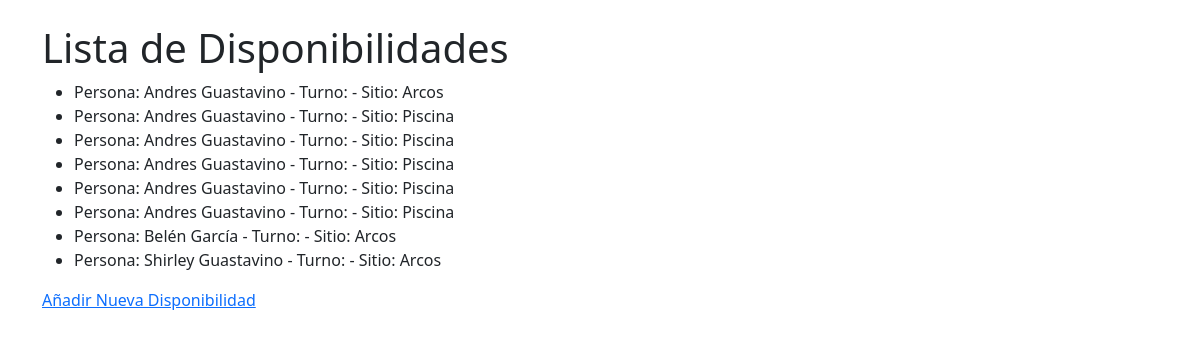
The page /disponibilidades/ on the database its author committed.
### turnos/models.py (models this page shows, shortened)
class Disponibilidad(models.Model):
    persona = models.ForeignKey(Persona, on_delete=models.CASCADE, related_name='disponibilidades')
    dia_semana = models.ForeignKey(DiaSemana, on_delete=models.CASCADE, related_name='disponibilidades')
    franja_horaria = models.ForeignKey(FranjaHoraria, on_delete=models.CASCADE, related_name='disponibilidades')
    sitio = models.ForeignKey(Sitio, on_delete=models.CASCADE, related_name='disponibilidades')
    limite_mensual = models.PositiveIntegerField(null=True, blank=True)  # Ejemplo: Máximo 2 domingos al mes

class Persona(models.Model):
    nombre = models.CharField(max_length=150)
    email = models.EmailField(unique=True)
    telefono = models.CharField(max_length=15, blank=True)
    es_capitan = models.BooleanField(default=False)
    responsabilidades = models.ManyToManyField(Responsabilidad, related_name="personas" , blank=True)

class Sitio(models.Model):
    nombre = models.CharField(max_length=100)

### turnos/views.py (the view)
# urls.py: path('disponibilidades/', DisponibilidadListView.as_view(), name='disponibilidad_list'),
class DisponibilidadListView(ListView):
    model = Disponibilidad
    template_name = 'disponibilidad/disponibilidad_list.html'
    context_object_name = 'disponibilidades'

### turnos/templates/disponibilidad/disponibilidad_list.html
{% extends 'base.html' %}
{% block content %}
  <h1>Lista de Disponibilidades</h1>
  <ul>
    {% for disponibilidad in disponibilidades %}
      <li>
        Persona: {{ disponibilidad.persona.nombre }}
        - Turno: {{ disponibilidad.turno.nombre }}
        - Sitio: {{ disponibilidad.sitio.nombre }}
      </li>
    {% empty %}
      <p>No hay disponibilidades disponibles.</p>
    {% endfor %}
  </ul>
  <a href="{% url 'disponibilidad_create' %}">Añadir Nueva Disponibilidad</a>
{% endblock %}

### turnos/templates/base.html (shortened to what this page needs)
<!DOCTYPE html>
<html lang="en">
<head>
    <link rel="stylesheet" href="https://cdn.jsdelivr.net/npm/bootstrap@5.3.0/dist/css/bootstrap.min.css">
</head>
<body>
    <div class="container mt-4">
        {% block content %}
        {% endblock %}
    </div>
</body>
</html>

### rows shown on the page
Disponibilidad: persona.nombre "Andres Guastavino", sitio.nombre "Arcos"
Disponibilidad: persona.nombre "Andres Guastavino", sitio.nombre "Piscina"
Disponibilidad: persona.nombre "Andres Guastavino", sitio.nombre "Piscina"
Disponibilidad: persona.nombre "Andres Guastavino", sitio.nombre "Piscina"
Disponibilidad: persona.nombre "Andres Guastavino", sitio.nombre "Piscina"
Disponibilidad: persona.nombre "Andres Guastavino", sitio.nombre "Piscina"
Disponibilidad: persona.nombre "Belén García", sitio.nombre "Arcos"
Disponibilidad: persona.nombre "Shirley Guastavino", sitio.nombre "Arcos"
